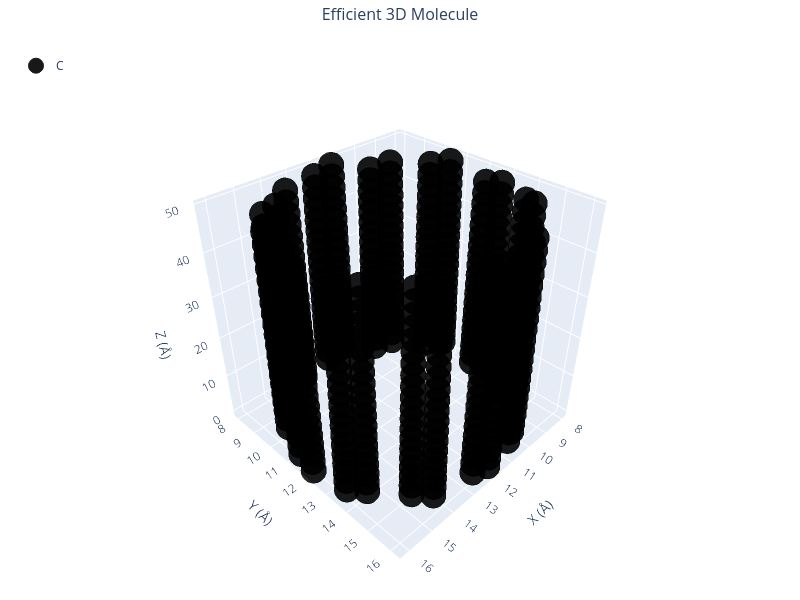

The notebook cell saved with this chart:
### Markdown cell above
### 🔹 Example 1 – Carbon Nanotube (material="C", structure_type="nanotube", length=5.0, vacuum=8.0)

In this example, a carbon nanotube (CNT) is generated with a length of 5 nm and a vacuum spacing of 8 Å to isolate it from periodic images.
Carbon nanotubes are hollow cylindrical structures formed by rolling up graphene sheets, and they exhibit extraordinary electrical conductivity, mechanical strength, and thermal stability.

This setup creates a single-walled CNT (SWCNT) — ideal for electronic and transport simulations under periodic boundary conditions.

### Code cell
from pygamlab.structures.Generators.one_d import Nano_OneD_Builder 

from pygamlab.structures.gamvis import Molecular_Visualizer 

builder = Nano_OneD_Builder(material="C", structure_type="nanotube", length=5.0, vacuum=8.0)
oned1=builder.atoms 
 
Molecular_Visualizer(oned1,format='efficient_plotly') 
Molecular_Visualizer(oned1,format='matplotlib') 
Molecular_Visualizer(oned1,format='pyvista')

### Figure 1 — Plotly figure (JSON) as saved in the notebook; plotly's stock layout.template omitted (floating-point values rounded to 4 significant figures; data arrays with more than 128 entries replaced by an {"elided": "..."} marker saying what was removed)
{"data": [{"hoverinfo": "text", "hovertext": {"elided": "480 str values"}, "marker": {"color": "black", "line": {"color": "black", "width": 1}, "opacity": 0.9, "size": 15}, "mode": "markers", "name": "C", "type": "scatter3d", "x": {"elided": "480 float values"}, "y": {"elided": "480 float values"}, "z": {"elided": "480 float values"}}], "layout": {"font": {"size": 12}, "height": 600, "legend": {"x": 0.02, "y": 0.98}, "margin": {"b": 0, "l": 0, "r": 0, "t": 40}, "scene": {"aspectmode": "cube", "bgcolor": "rgba(240,240,240,0.1)", "camera": {"eye": {"x": 1.5, "y": 1.5, "z": 1.5}}, "xaxis": {"title": {"text": "X (Å)"}}, "yaxis": {"title": {"text": "Y (Å)"}}, "zaxis": {"title": {"text": "Z (Å)"}}}, "showlegend": true, "title": {"font": {"size": 16}, "text": "Efficient 3D Molecule", "x": 0.5}, "width": 800}}
